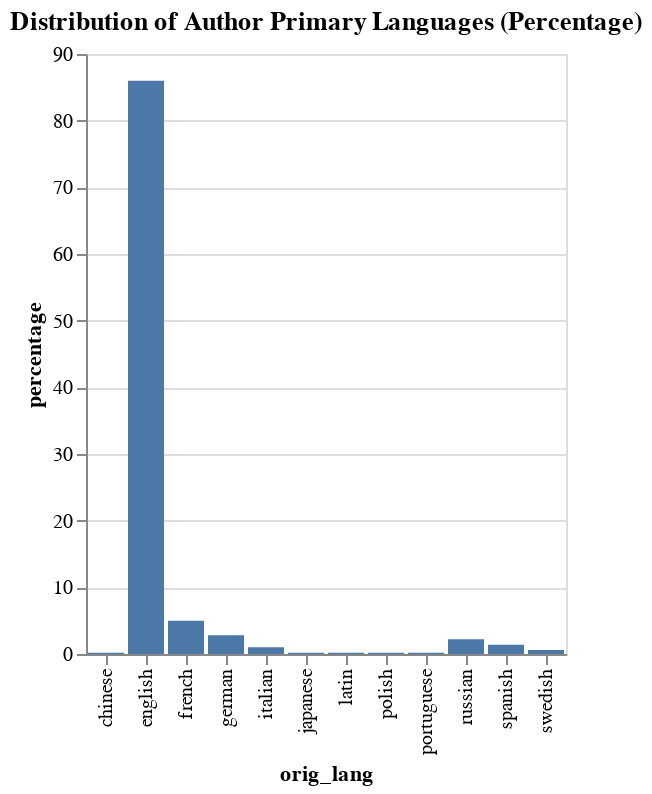

The code cell stored with this chart in its notebook:
### Markdown cell above
Let's first inspect rates of occurence of different languages.

### Code cell
df['orig_lang'] = df['orig_lang'].str.lower()

lang_counts = df['orig_lang'].value_counts(normalize=True).reset_index()
lang_counts.columns = ['orig_lang', 'percentage']
lang_counts['percentage'] *= 100

chart = alt.Chart(lang_counts).mark_bar().encode(
    x='orig_lang',
    y='percentage'
).properties(
    title='Distribution of Author Primary Languages (Percentage)'
)

chart

### Figure 1 — Vega-Lite specification as saved in the notebook (floating-point values rounded to 4 significant figures)
{"config": {"view": {"continuousWidth": 300, "continuousHeight": 300}}, "data": {"name": "data-9018e778e49a3ce2823f8e55b7dddbb1"}, "mark": {"type": "bar"}, "encoding": {"x": {"field": "orig_lang", "type": "nominal"}, "y": {"field": "percentage", "type": "quantitative"}}, "title": "Distribution of Author Primary Languages (Percentage)", "$schema": "https://vega.github.io/schema/vega-lite/v5.20.1.json", "datasets": {"data-9018e778e49a3ce2823f8e55b7dddbb1": [{"orig_lang": "english", "percentage": 86.0}, {"orig_lang": "french", "percentage": 5.0}, {"orig_lang": "german", "percentage": 2.8}, {"orig_lang": "russian", "percentage": 2.2}, {"orig_lang": "spanish", "percentage": 1.4}, {"orig_lang": "italian", "percentage": 1.0}, {"orig_lang": "swedish", "percentage": 0.6}, {"orig_lang": "latin", "percentage": 0.2}, {"orig_lang": "japanese", "percentage": 0.2}, {"orig_lang": "portuguese", "percentage": 0.2}, {"orig_lang": "chinese", "percentage": 0.2}, {"orig_lang": "polish", "percentage": 0.2}]}}
